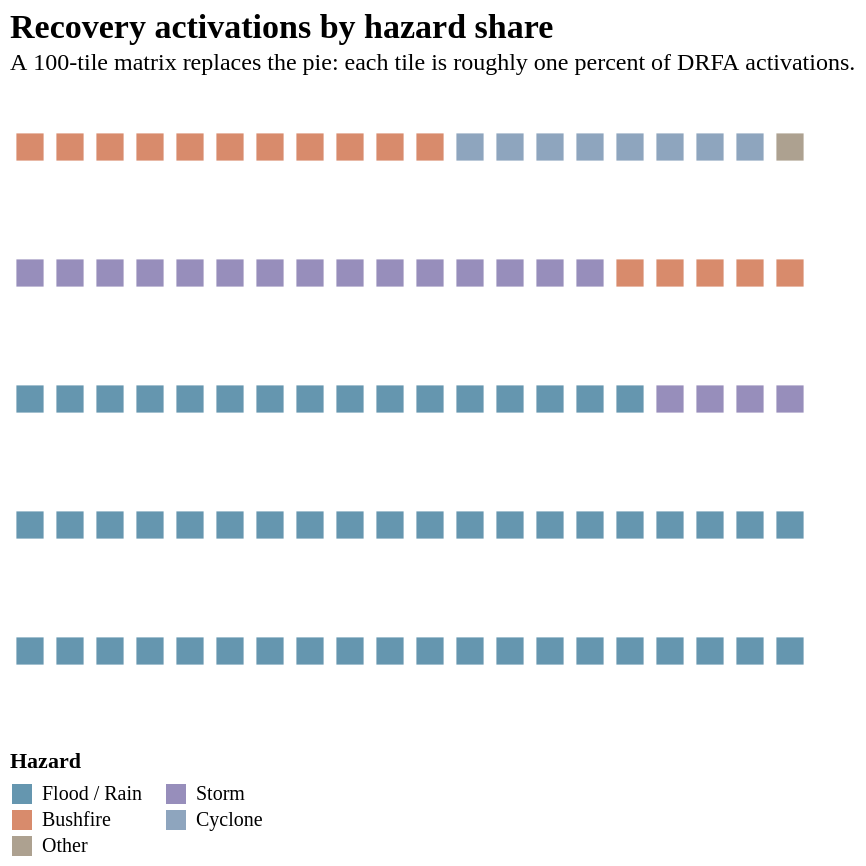

Source (Vega-Lite JSON):
### Vega-Lite specification from a JSON file in a GitHub repository (floating-point values rounded to 4 significant figures)
{"$schema": "https://vega.github.io/schema/vega-lite/v5.json", "width": "container", "height": 315, "title": {"text": "Recovery activations by hazard share", "subtitle": "A 100-tile matrix replaces the pie: each tile is roughly one percent of DRFA activations."}, "data": {"sequence": {"start": 0, "stop": 100, "step": 1, "as": "tile"}}, "transform": [{"calculate": "datum.tile < 56 ? 'Flood / Rainfall' : datum.tile < 75 ? 'Storm' : datum.tile < 91 ? 'Bushfire' : datum.tile < 99 ? 'Cyclone / Tropical Low' : 'Other'", "as": "hazard_group"}, {"calculate": "datum.hazard_group == 'Flood / Rainfall' ? 3377 : datum.hazard_group == 'Storm' ? 1132 : datum.hazard_group == 'Bushfire' ? 954 : datum.hazard_group == 'Cyclone / Tropical Low' ? 458 : 72", "as": "activations"}, {"calculate": "datum.hazard_group == 'Flood / Rainfall' ? '56%' : datum.hazard_group == 'Storm' ? '19%' : datum.hazard_group == 'Bushfire' ? '16%' : datum.hazard_group == 'Cyclone / Tropical Low' ? '8%' : '1%'", "as": "share"}, {"calculate": "datum.tile % 20", "as": "x"}, {"calculate": "floor(datum.tile / 20)", "as": "y"}], "mark": {"type": "square", "size": 185, "filled": true}, "encoding": {"x": {"field": "x", "type": "ordinal", "axis": null}, "y": {"field": "y", "type": "ordinal", "sort": "descending", "axis": null}, "color": {"field": "hazard_group", "type": "nominal", "title": "Hazard", "scale": {"domain": ["Flood / Rainfall", "Storm", "Bushfire", "Cyclone / Tropical Low", "Other"], "range": ["#246a8d", "#6c5f9f", "#c85a2e", "#5f7fa3", "#8b7a62"]}, "legend": {"orient": "bottom", "columns": 2, "labelExpr": "datum.label == 'Flood / Rainfall' ? 'Flood / Rain' : datum.label == 'Cyclone / Tropical Low' ? 'Cyclone' : datum.label"}}, "tooltip": [{"field": "hazard_group", "type": "nominal", "title": "Hazard"}, {"field": "share", "type": "nominal", "title": "Approx. share"}, {"field": "activations", "type": "quantitative", "title": "Activations", "format": ","}]}, "config": {"background": null, "legend": {"labelFont": "Trebuchet MS", "titleFont": "Trebuchet MS"}, "title": {"font": "Georgia", "fontSize": 17, "subtitleFont": "Trebuchet MS", "subtitleFontSize": 12, "anchor": "start"}, "view": {"stroke": null}}}
